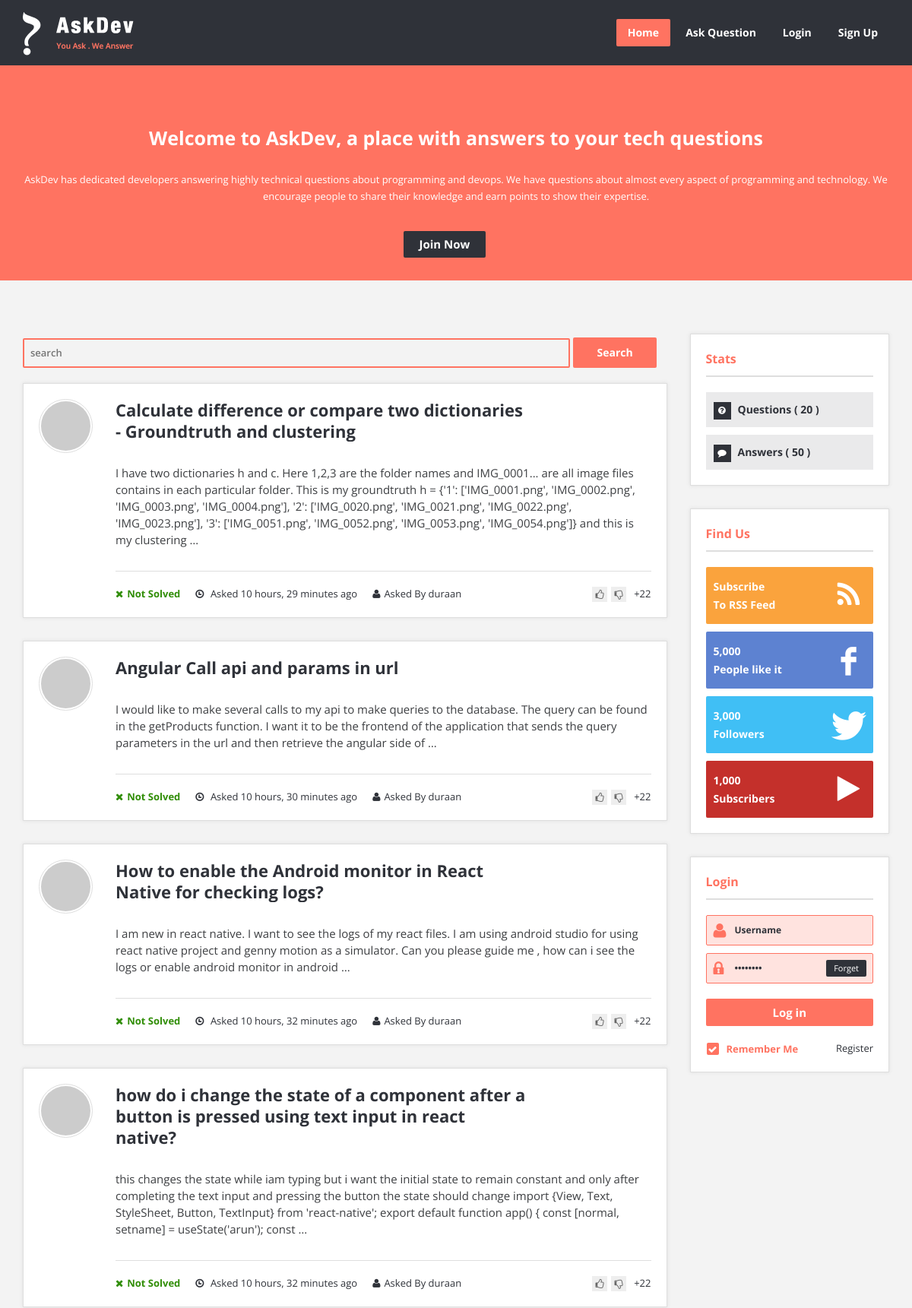
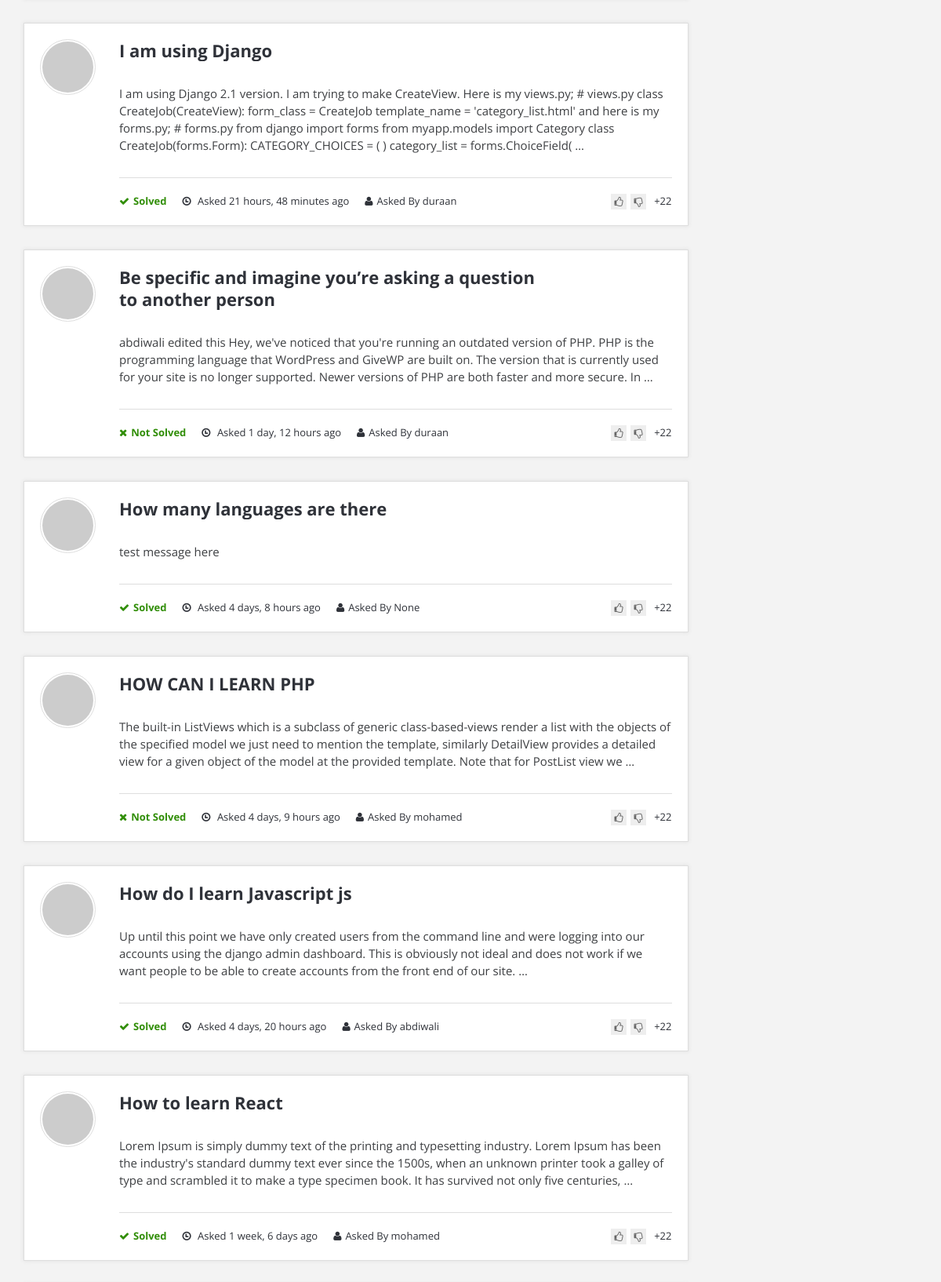
The page / (upper part) on the database its author committed (2 pictures, top to bottom).
### questions_answers/models.py (models this page shows, shortened)
class Questions(models.Model):
    title = models.CharField(max_length=200)
    description = models.TextField()
    created = models.DateTimeField(auto_now_add=True)
    updated = models.DateTimeField(auto_now=True)
    status = models.IntegerField(choices=STATUS, default=1)
    author = models.ForeignKey(User, on_delete=models.CASCADE, related_name="questionsByUser", null=True)
    class Meta:
        ordering = ['-created']

### questions_answers/views.py (the view)
# urls.py: path('', questions_list),
def questions_list(request):
    questions = Questions.objects.all().order_by('-created')
    query = request.GET.get('q')
    if query:
        questions = questions.filter(
            Q(title__icontains=query) |
            Q(description__icontains=query) |
            Q(author__username__icontains=query)
            ).distinct()
    paginator = Paginator(questions, 3)  # 3 posts in each page
    page = request.GET.get('page')
    try:
        posts = paginator.page(page)
    except PageNotAnInteger:
        posts = paginator.page(1)
    except EmptyPage:
        posts = paginator.page(paginator.num_pages)
    context = {
        "questions_list": questions,
        'posts': posts,
        'page': page
    }
    return render(request, "questions.html", context)

### questions_answers/templates/questions.html (shortened to what this page needs)
{% extends "base.html" %}
{% block content %}
<form action='' methord="GET">
    <input type="text" style="width: 85%; display: inline-block; border: 2px solid;" name="q" placeholder="search" value="{{ request.GET.q }}">
    <button type="submit" class="color button small" style="padding: 10px; width: 13%;">Search</button>
</form>
<div class="tabs-warp question-tab">
  <div class="tab-inner-warp">
<div class="tab-inner">
  {% for question in questions_list %}
<article class="question question-type-normal">
  <h2>
    <a href="/{{question.id}}/question_detail">{{question.title}}</a>
  </h2>
  <div class="question-author">
    <a href="#" original-title="ahmed" class="question-author-img tooltip-n"><span></span><img alt="" src="http://placehold.it/60x60/FFF/444"></a>
  </div>
  <div class="question-inner">
    <p class="question-desc">{{question.description|truncatewords:50}} </p>
    <div class="question-details">
      {% if question.status == 1 %}
      <span class="question-answered question-answered-done"><i class="icon-remove"></i>Not Solved</span>
      {% else %}
      <span class="question-answered question-answered-done"><i class="icon-ok"></i>Solved</span>
      {% endif %}
    </div>
    <span class="question-date"><i class="icon-time"></i> Asked {{ question.created|timesince }} ago</span>
    <span class="question-view"><i class="icon-user"></i>Asked By {{ question.author }}</span>
    <span class="single-question-vote-result">+22</span>
    <ul class="single-question-vote">
      <li><a href="#" class="single-question-vote-down" title="Dislike"><i class="icon-thumbs-down"></i></a></li>
      <li><a href="#" class="single-question-vote-up" title="Like"><i class="icon-thumbs-up"></i></a></li>
    </ul>
    <div class="clearfix"></div>
    </div>
</article>
{% endfor %}
</div>
</div>
</div>
{% endblock %}

### static/css/skins/skins.css (style rules this page uses)
.more:hover,.button.color,.button.black:hover,.go-up,.widget_portfolio .portfolio-widget-item:hover .portfolio_img:before,.popular_posts .popular_img:hover a:before,.widget_flickr a:hover:before,.widget_highest_points .author-img a:hover:before,.question-author-img:hover span,.pagination a:hover,.pagination span:hover,.pagination span.current,.about-author .author-image a:hover:before,.question-comments a,.flex-direction-nav li a:hover,.button.dark_button.color:hover,.table-style-2 thead th,.progressbar-percent,.carousel-arrow a:hover,.box_icon:hover .icon_circle,.box_icon:hover .icon_soft_r,.box_icon:hover .icon_square,.bg_default,.box_warp_colored,.box_warp_hover:hover,.post .boxedtitle i,.single-question-title i,.question-type,.post-type,.social_icon a,.page-content .boxedtitle,.main-content .boxedtitle,.flex-caption h2,.flex-control-nav li a.flex-active,.bxslider-overlay:before,.navigation ul li ul li:hover > a,.navigation ul li ul li.current_page_item > a,#header-top,.navigation > ul > li:hover > a,.navigation > ul > li.current_page_item > a,.ask-me,.breadcrumbs,#footer-bottom .social_icons ul li a:hover,.widget_tag_cloud a:hover,input[type="checkbox"],.login-password a:hover,.tab a.current,.question-type-main,.question-report:hover,.load-questions,.del-poll-li:hover,.styled-select::before,.fileinputs span,.post .post-type,.divider span,.widget_menu li.current_page_item a,.accordion .accordion-title.active a,.tab-inner-warp,.navigation_mobile_click:before { background-color: #ff7361; }
p a,li a, a:hover,.button.normal:hover,span.color,#footer a:hover,.widget a:hover,.question h3 a:hover,.boxedtitle h1 a:hover,.boxedtitle h2 a:hover,.boxedtitle h3 a:hover,.boxedtitle h4 a:hover,.boxedtitle h5 a:hover,.boxedtitle h6 a:hover,.box_icon:hover span i,.color_default,.navigation_mobile > ul a:hover,.navigation_mobile > ul li ul li:hover:before,.post .post-meta .meta-author a:hover,.post .post-meta .meta-categories a:hover,.post .post-meta .meta-comment a:hover,.question h2 a:hover,.question-category a:hover,.question-reply:hover i,.question-category a:hover i,.question-comment a:hover,.question-comment a:hover i,.question-reply:hover,.post .post-meta .meta-author:hover a,.post .post-meta .meta-author:hover i,.post .post-meta .meta-categories:hover a,.post .post-meta .meta-categories:hover i,.post .post-meta .meta-comment:hover a,.post .post-meta .meta-comment:hover i,.post-title a:hover,.question-tags a,.question .question-type,.comment-author a:hover,.comment-reply:hover,.user-profile-widget li a:hover,.taglist .tag a.delete:before,.form-style p span.color,.post-tags,.post-tags a,.related-posts li a:hover,#footer.footer_light_top .related-posts li a:hover,.share-inside,.share-inside-warp ul li a:hover,.user-points .question-vote-result,.navigation > ul > li > a > .menu-nav-arrow,#footer-bottom a,.widget h3.widget_title,#footer .related-item span,.widget_twitter ul li:before,#footer .widget_twitter .tweet_time a,.widget_highest_points li h6 a,#footer .widget_contact ul li span,.rememberme label,.login-text i,.login-password i,.question-tags,.question-tags i,.panel-pop h2,input[type="text"],input[type="password"],input[type="email"],textarea,select,.panel-pop p,.main-content .page-content .boxedtitle.page-title h2,.fakefile button,.login p,.login h2,.contact-us h2,.share-inside i,#related-posts h2,.comment-reply,.post-title,.post-title a,.user-profile h2,.stats-head,.block-stats-1,.block-stats-2,.block-stats-3,.block-stats-4,.user-question h3 a,.icon_shortcode .ul_icons li,.testimonial-client span,.box_icon h1,.box_icon h2,.box_icon h3,.box_icon h4,.box_icon h5,.box_icon h6,.widget_contact ul li i,#footer.footer_light_top .widget a:hover { color: #ff7361; }

### templates/include/header.html (style rules this page uses)
.question-desc { font-size: 15px; color:#3d3f42; }

### rows shown on the page
Questions: title "Calculate difference or compare two dictionaries - Groundtruth and clustering", description "I have two dictionaries h and c. Here 1,2,3 are the folder names and IMG_0001... are all image files contains in each particular folder. This is my groundtruth h = {'1': ['IMG_0001.png', 'IMG_0002.png', 'IMG_0003.png', 'IMG_0004.png'], '2': ['IMG_0020.png', 'IMG_0021.png', 'IMG_0022.png', 'IMG_0023.png'], '3': ['IMG_0051.png', 'IMG_0052.png', 'IMG_0053.png', 'IMG_0054.png']} and this is my clustering …", status 1 (drawn), created "10 hours, 29 minutes", author "duraan"
Questions: title "Angular Call api and params in url", description "I would like to make several calls to my api to make queries to the database. The query can be found in the getProducts function. I want it to be the frontend of the application that sends the query parameters in the url and then retrieve the angular side of …", status 1 (drawn), created "10 hours, 30 minutes", author "duraan"
Questions: title "How to enable the Android monitor in React Native for checking logs?", description "I am new in react native. I want to see the logs of my react files. I am using android studio for using react native project and genny motion as a simulator. Can you please guide me , how can i see the logs or enable android monitor in android …", status 1 (drawn), created "10 hours, 32 minutes", author "duraan"
Questions: title "how do i change the state of a component after a button is pressed using text input in react native?", description "this changes the state while iam typing but i want the initial state to remain constant and only after completing the text input and pressing the button the state should change import {View, Text, StyleSheet, Button, TextInput} from 'react-native'; export default function app() { const [normal, setname] = useState('arun'); const …", status 1 (drawn), created "10 hours, 32 minutes", author "duraan"
Questions: title "I am using Django", description "I am using Django 2.1 version. I am trying to make CreateView. Here is my views.py; # views.py class CreateJob(CreateView): form_class = CreateJob template_name = 'category_list.html' and here is my forms.py; # forms.py from django import forms from myapp.models import Category class CreateJob(forms.Form): CATEGORY_CHOICES = ( ) category_list = forms.ChoiceField( …", status 0 (drawn), created "21 hours, 48 minutes", author "duraan"
Questions: title "Be specific and imagine you’re asking a question to another person", description "abdiwali edited this Hey, we've noticed that you're running an outdated version of PHP. PHP is the programming language that WordPress and GiveWP are built on. The version that is currently used for your site is no longer supported. Newer versions of PHP are both faster and more secure. In …", status 1 (drawn), created "1 day, 12 hours", author "duraan"
Questions: title "How many languages are there", description "test message here", status 0 (drawn), created "4 days, 8 hours", author "None"
Questions: title "HOW CAN I LEARN PHP", description "The built-in ListViews which is a subclass of generic class-based-views render a list with the objects of the specified model we just need to mention the template, similarly DetailView provides a detailed view for a given object of the model at the provided template. Note that for PostList view we …", status 1 (drawn), created "4 days, 9 hours", author "mohamed"
Questions: title "How do I learn Javascript js", description "Up until this point we have only created users from the command line and were logging into our accounts using the django admin dashboard. This is obviously not ideal and does not work if we want people to be able to create accounts from the front end of our site. …", status 0 (drawn), created "4 days, 20 hours", author "abdiwali"
Questions: title "How to learn React", description "Lorem Ipsum is simply dummy text of the printing and typesetting industry. Lorem Ipsum has been the industry's standard dummy text ever since the 1500s, when an unknown printer took a galley of type and scrambled it to make a type specimen book. It has survived not only five centuries, …", status 0 (drawn), created "1 week, 6 days", author "mohamed"
